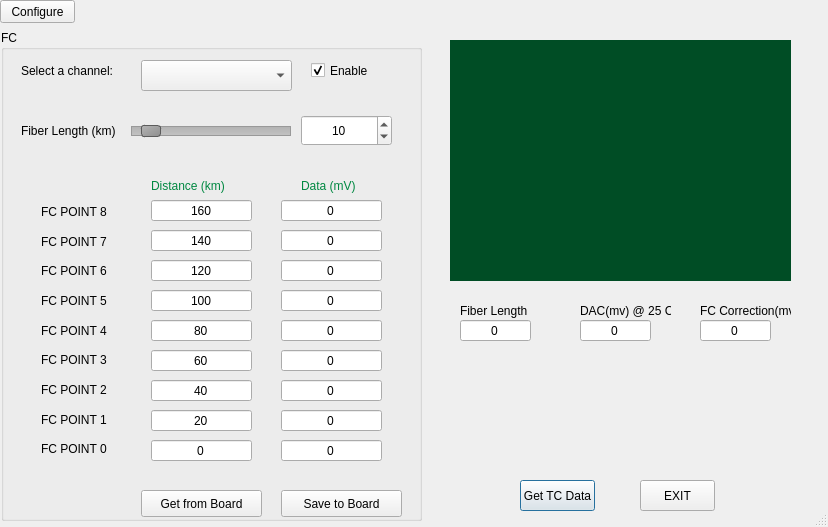
<?xml version="1.0" encoding="UTF-8"?>
<ui version="4.0">
 <class>Dialog</class>
 <widget class="QDialog" name="Dialog">
  <property name="geometry">
   <rect>
    <x>0</x>
    <y>0</y>
    <width>828</width>
    <height>527</height>
   </rect>
  </property>
  <property name="windowTitle">
   <string>FC Table</string>
  </property>
  <property name="sizeGripEnabled">
   <bool>true</bool>
  </property>
  <widget class="QPushButton" name="getFcDateBu">
   <property name="geometry">
    <rect>
     <x>520</x>
     <y>480</y>
     <width>75</width>
     <height>31</height>
    </rect>
   </property>
   <property name="text">
    <string>Get TC Data</string>
   </property>
  </widget>
  <widget class="QPushButton" name="exitBu">
   <property name="geometry">
    <rect>
     <x>640</x>
     <y>480</y>
     <width>75</width>
     <height>31</height>
    </rect>
   </property>
   <property name="layoutDirection">
    <enum>Qt::LeftToRight</enum>
   </property>
   <property name="styleSheet">
    <string notr="true">font: 75 14pt &quot;MS Shell Dlg 2&quot;;</string>
   </property>
   <property name="text">
    <string>EXIT</string>
   </property>
  </widget>
  <widget class="QGroupBox" name="groupBox">
   <property name="geometry">
    <rect>
     <x>1</x>
     <y>30</y>
     <width>421</width>
     <height>491</height>
    </rect>
   </property>
   <property name="styleSheet">
    <string notr="true">font: 12pt &quot;MS Shell Dlg 2&quot;;</string>
   </property>
   <property name="title">
    <string>FC</string>
   </property>
   <widget class="QLabel" name="label">
    <property name="geometry">
     <rect>
      <x>20</x>
      <y>30</y>
      <width>101</width>
      <height>21</height>
     </rect>
    </property>
    <property name="styleSheet">
     <string notr="true">font: 10pt &quot;MS Shell Dlg 2&quot;;</string>
    </property>
    <property name="text">
     <string>Select a channel:</string>
    </property>
   </widget>
   <widget class="QComboBox" name="selChannelFC">
    <property name="geometry">
     <rect>
      <x>140</x>
      <y>30</y>
      <width>151</width>
      <height>31</height>
     </rect>
    </property>
   </widget>
   <widget class="QCheckBox" name="channelEnaCheck">
    <property name="geometry">
     <rect>
      <x>310</x>
      <y>20</y>
      <width>81</width>
      <height>41</height>
     </rect>
    </property>
    <property name="contextMenuPolicy">
     <enum>Qt::NoContextMenu</enum>
    </property>
    <property name="text">
     <string>Enable</string>
    </property>
    <property name="checked">
     <bool>true</bool>
    </property>
   </widget>
   <widget class="QLabel" name="label_3">
    <property name="geometry">
     <rect>
      <x>150</x>
      <y>140</y>
      <width>101</width>
      <height>31</height>
     </rect>
    </property>
    <property name="styleSheet">
     <string notr="true">color: rgb(0, 136, 65);
font: 75 12pt &quot;MS Shell Dlg 2&quot;;</string>
    </property>
    <property name="text">
     <string>Distance (km)</string>
    </property>
   </widget>
   <widget class="QLabel" name="label_4">
    <property name="geometry">
     <rect>
      <x>300</x>
      <y>140</y>
      <width>81</width>
      <height>31</height>
     </rect>
    </property>
    <property name="styleSheet">
     <string notr="true">color: rgb(0, 136, 65);
font: 75 12pt &quot;MS Shell Dlg 2&quot;;</string>
    </property>
    <property name="text">
     <string>Data (mV)</string>
    </property>
   </widget>
   <widget class="QPushButton" name="saveToBoardBu">
    <property name="geometry">
     <rect>
      <x>280</x>
      <y>460</y>
      <width>121</width>
      <height>27</height>
     </rect>
    </property>
    <property name="toolTipDuration">
     <number>-8</number>
    </property>
    <property name="text">
     <string>Save to Board</string>
    </property>
   </widget>
   <widget class="QPushButton" name="getFromBoardBu">
    <property name="enabled">
     <bool>true</bool>
    </property>
    <property name="geometry">
     <rect>
      <x>140</x>
      <y>460</y>
      <width>121</width>
      <height>27</height>
     </rect>
    </property>
    <property name="text">
     <string>Get from Board</string>
    </property>
   </widget>
   <widget class="QLineEdit" name="fcpd_5">
    <property name="geometry">
     <rect>
      <x>280</x>
      <y>260</y>
      <width>101</width>
      <height>21</height>
     </rect>
    </property>
    <property name="text">
     <string>0</string>
    </property>
    <property name="alignment">
     <set>Qt::AlignCenter</set>
    </property>
   </widget>
   <widget class="QLineEdit" name="fcpd_4">
    <property name="geometry">
     <rect>
      <x>280</x>
      <y>290</y>
      <width>101</width>
      <height>21</height>
     </rect>
    </property>
    <property name="text">
     <string>0</string>
    </property>
    <property name="alignment">
     <set>Qt::AlignCenter</set>
    </property>
   </widget>
   <widget class="QLineEdit" name="fcpd_3">
    <property name="geometry">
     <rect>
      <x>280</x>
      <y>320</y>
      <width>101</width>
      <height>21</height>
     </rect>
    </property>
    <property name="text">
     <string>0</string>
    </property>
    <property name="alignment">
     <set>Qt::AlignCenter</set>
    </property>
   </widget>
   <widget class="QLineEdit" name="fcpd_2">
    <property name="geometry">
     <rect>
      <x>280</x>
      <y>350</y>
      <width>101</width>
      <height>21</height>
     </rect>
    </property>
    <property name="text">
     <string>0</string>
    </property>
    <property name="alignment">
     <set>Qt::AlignCenter</set>
    </property>
   </widget>
   <widget class="QLineEdit" name="fcpd_1">
    <property name="geometry">
     <rect>
      <x>280</x>
      <y>380</y>
      <width>101</width>
      <height>21</height>
     </rect>
    </property>
    <property name="text">
     <string>0</string>
    </property>
    <property name="alignment">
     <set>Qt::AlignCenter</set>
    </property>
   </widget>
   <widget class="QLineEdit" name="fcpd_0">
    <property name="geometry">
     <rect>
      <x>280</x>
      <y>410</y>
      <width>101</width>
      <height>21</height>
     </rect>
    </property>
    <property name="text">
     <string>0</string>
    </property>
    <property name="alignment">
     <set>Qt::AlignCenter</set>
    </property>
   </widget>
   <widget class="QLineEdit" name="fcd_2">
    <property name="geometry">
     <rect>
      <x>150</x>
      <y>350</y>
      <width>101</width>
      <height>21</height>
     </rect>
    </property>
    <property name="text">
     <string>40</string>
    </property>
    <property name="alignment">
     <set>Qt::AlignCenter</set>
    </property>
   </widget>
   <widget class="QLineEdit" name="fcd_5">
    <property name="geometry">
     <rect>
      <x>150</x>
      <y>260</y>
      <width>101</width>
      <height>21</height>
     </rect>
    </property>
    <property name="text">
     <string>100</string>
    </property>
    <property name="alignment">
     <set>Qt::AlignCenter</set>
    </property>
   </widget>
   <widget class="QLineEdit" name="fcd_3">
    <property name="geometry">
     <rect>
      <x>150</x>
      <y>320</y>
      <width>101</width>
      <height>21</height>
     </rect>
    </property>
    <property name="text">
     <string>60</string>
    </property>
    <property name="alignment">
     <set>Qt::AlignCenter</set>
    </property>
   </widget>
   <widget class="QLineEdit" name="fcd_1">
    <property name="geometry">
     <rect>
      <x>150</x>
      <y>380</y>
      <width>101</width>
      <height>21</height>
     </rect>
    </property>
    <property name="text">
     <string>20</string>
    </property>
    <property name="alignment">
     <set>Qt::AlignCenter</set>
    </property>
   </widget>
   <widget class="QLineEdit" name="fcd_0">
    <property name="geometry">
     <rect>
      <x>150</x>
      <y>410</y>
      <width>101</width>
      <height>21</height>
     </rect>
    </property>
    <property name="text">
     <string>0</string>
    </property>
    <property name="alignment">
     <set>Qt::AlignCenter</set>
    </property>
   </widget>
   <widget class="QLineEdit" name="fcd_4">
    <property name="geometry">
     <rect>
      <x>150</x>
      <y>290</y>
      <width>101</width>
      <height>21</height>
     </rect>
    </property>
    <property name="text">
     <string>80</string>
    </property>
    <property name="alignment">
     <set>Qt::AlignCenter</set>
    </property>
   </widget>
   <widget class="QLineEdit" name="fcpd_6">
    <property name="geometry">
     <rect>
      <x>280</x>
      <y>230</y>
      <width>101</width>
      <height>21</height>
     </rect>
    </property>
    <property name="text">
     <string>0</string>
    </property>
    <property name="alignment">
     <set>Qt::AlignCenter</set>
    </property>
   </widget>
   <widget class="QLineEdit" name="fcd_6">
    <property name="geometry">
     <rect>
      <x>150</x>
      <y>230</y>
      <width>101</width>
      <height>21</height>
     </rect>
    </property>
    <property name="text">
     <string>120</string>
    </property>
    <property name="alignment">
     <set>Qt::AlignCenter</set>
    </property>
   </widget>
   <widget class="QLineEdit" name="fcd_7">
    <property name="geometry">
     <rect>
      <x>150</x>
      <y>200</y>
      <width>101</width>
      <height>21</height>
     </rect>
    </property>
    <property name="text">
     <string>140</string>
    </property>
    <property name="alignment">
     <set>Qt::AlignCenter</set>
    </property>
   </widget>
   <widget class="QLineEdit" name="fcpd_7">
    <property name="geometry">
     <rect>
      <x>280</x>
      <y>200</y>
      <width>101</width>
      <height>21</height>
     </rect>
    </property>
    <property name="text">
     <string>0</string>
    </property>
    <property name="alignment">
     <set>Qt::AlignCenter</set>
    </property>
   </widget>
   <widget class="QSpinBox" name="fibLenSpi">
    <property name="geometry">
     <rect>
      <x>300</x>
      <y>85</y>
      <width>91</width>
      <height>31</height>
     </rect>
    </property>
    <property name="styleSheet">
     <string notr="true">font: 12pt &quot;MS Shell Dlg 2&quot;;</string>
    </property>
    <property name="alignment">
     <set>Qt::AlignCenter</set>
    </property>
    <property name="maximum">
     <number>160</number>
    </property>
    <property name="value">
     <number>10</number>
    </property>
   </widget>
   <widget class="QLabel" name="label_9">
    <property name="geometry">
     <rect>
      <x>20</x>
      <y>90</y>
      <width>101</width>
      <height>21</height>
     </rect>
    </property>
    <property name="styleSheet">
     <string notr="true">font: 10pt &quot;MS Shell Dlg 2&quot;;</string>
    </property>
    <property name="text">
     <string>Fiber Length (km)</string>
    </property>
   </widget>
   <widget class="QSlider" name="fibLenSli">
    <property name="geometry">
     <rect>
      <x>130</x>
      <y>90</y>
      <width>160</width>
      <height>22</height>
     </rect>
    </property>
    <property name="styleSheet">
     <string notr="true"> QSlider::groove:horizontal {
     border: 1px solid #999999;
     height: 8px; /* the groove expands to the size of the slider by default. by giving it a height, it has a fixed size */
     background: qlineargradient(x1:0, y1:0, x2:0, y2:1, stop:0 #B1B1B1, stop:1 #c4c4c4);
     margin: 2px 0;
 }

 QSlider::handle:horizontal {
     background: qlineargradient(x1:0, y1:0, x2:1, y2:1, stop:0 #b4b4b4, stop:1 #8f8f8f);
     border: 1px solid #5c5c5c;
     width: 18px;
     margin: -2px 0; /* handle is placed by default on the contents rect of the groove. Expand outside the groove */
     border-radius: 3px;
 }</string>
    </property>
    <property name="maximum">
     <number>160</number>
    </property>
    <property name="value">
     <number>10</number>
    </property>
    <property name="orientation">
     <enum>Qt::Horizontal</enum>
    </property>
   </widget>
   <widget class="QLineEdit" name="fcpd_8">
    <property name="geometry">
     <rect>
      <x>280</x>
      <y>170</y>
      <width>101</width>
      <height>21</height>
     </rect>
    </property>
    <property name="text">
     <string>0</string>
    </property>
    <property name="alignment">
     <set>Qt::AlignCenter</set>
    </property>
   </widget>
   <widget class="QLineEdit" name="fcd_8">
    <property name="geometry">
     <rect>
      <x>150</x>
      <y>170</y>
      <width>101</width>
      <height>21</height>
     </rect>
    </property>
    <property name="text">
     <string>160</string>
    </property>
    <property name="alignment">
     <set>Qt::AlignCenter</set>
    </property>
   </widget>
   <widget class="QWidget" name="layoutWidget">
    <property name="geometry">
     <rect>
      <x>40</x>
      <y>170</y>
      <width>87</width>
      <height>261</height>
     </rect>
    </property>
    <layout class="QVBoxLayout" name="verticalLayout">
     <item>
      <widget class="QLabel" name="label_18">
       <property name="text">
        <string>FC POINT 8</string>
       </property>
      </widget>
     </item>
     <item>
      <widget class="QLabel" name="label_17">
       <property name="text">
        <string>FC POINT 7</string>
       </property>
      </widget>
     </item>
     <item>
      <widget class="QLabel" name="label_19">
       <property name="text">
        <string>FC POINT 6</string>
       </property>
      </widget>
     </item>
     <item>
      <widget class="QLabel" name="label_20">
       <property name="text">
        <string>FC POINT 5</string>
       </property>
      </widget>
     </item>
     <item>
      <widget class="QLabel" name="label_21">
       <property name="text">
        <string>FC POINT 4</string>
       </property>
      </widget>
     </item>
     <item>
      <widget class="QLabel" name="label_22">
       <property name="text">
        <string>FC POINT 3</string>
       </property>
      </widget>
     </item>
     <item>
      <widget class="QLabel" name="label_26">
       <property name="text">
        <string>FC POINT 2</string>
       </property>
      </widget>
     </item>
     <item>
      <widget class="QLabel" name="label_24">
       <property name="text">
        <string>FC POINT 1</string>
       </property>
      </widget>
     </item>
     <item>
      <widget class="QLabel" name="label_25">
       <property name="text">
        <string>FC POINT 0</string>
       </property>
      </widget>
     </item>
    </layout>
   </widget>
  </widget>
  <widget class="QWidget" name="widget" native="true">
   <property name="geometry">
    <rect>
     <x>450</x>
     <y>40</y>
     <width>341</width>
     <height>241</height>
    </rect>
   </property>
   <property name="styleSheet">
    <string notr="true">background-color: rgb(0, 0, 0);
background-color: rgb(0, 77, 37);</string>
   </property>
  </widget>
  <widget class="QPushButton" name="FcConfigBu">
   <property name="geometry">
    <rect>
     <x>0</x>
     <y>0</y>
     <width>75</width>
     <height>23</height>
    </rect>
   </property>
   <property name="text">
    <string>Configure</string>
   </property>
  </widget>
  <widget class="QLabel" name="label_10">
   <property name="geometry">
    <rect>
     <x>700</x>
     <y>300</y>
     <width>91</width>
     <height>21</height>
    </rect>
   </property>
   <property name="text">
    <string>FC Correction(mv)</string>
   </property>
  </widget>
  <widget class="QLabel" name="label_11">
   <property name="geometry">
    <rect>
     <x>580</x>
     <y>300</y>
     <width>91</width>
     <height>21</height>
    </rect>
   </property>
   <property name="text">
    <string>DAC(mv) @ 25 C</string>
   </property>
  </widget>
  <widget class="QLineEdit" name="fcCorrectionEdit">
   <property name="geometry">
    <rect>
     <x>700</x>
     <y>320</y>
     <width>71</width>
     <height>21</height>
    </rect>
   </property>
   <property name="styleSheet">
    <string notr="true">font: 9pt &quot;MS Shell Dlg 2&quot;;</string>
   </property>
   <property name="text">
    <string>0</string>
   </property>
   <property name="alignment">
    <set>Qt::AlignCenter</set>
   </property>
  </widget>
  <widget class="QLineEdit" name="dac25Edit">
   <property name="geometry">
    <rect>
     <x>580</x>
     <y>320</y>
     <width>71</width>
     <height>21</height>
    </rect>
   </property>
   <property name="styleSheet">
    <string notr="true">font: 9pt &quot;MS Shell Dlg 2&quot;;</string>
   </property>
   <property name="text">
    <string>0</string>
   </property>
   <property name="alignment">
    <set>Qt::AlignCenter</set>
   </property>
  </widget>
  <widget class="QLabel" name="label_16">
   <property name="geometry">
    <rect>
     <x>460</x>
     <y>300</y>
     <width>71</width>
     <height>21</height>
    </rect>
   </property>
   <property name="text">
    <string>Fiber Length</string>
   </property>
  </widget>
  <widget class="QLineEdit" name="FibLen">
   <property name="geometry">
    <rect>
     <x>460</x>
     <y>320</y>
     <width>71</width>
     <height>21</height>
    </rect>
   </property>
   <property name="styleSheet">
    <string notr="true">font: 9pt &quot;MS Shell Dlg 2&quot;;</string>
   </property>
   <property name="text">
    <string>0</string>
   </property>
   <property name="alignment">
    <set>Qt::AlignCenter</set>
   </property>
  </widget>
 </widget>
 <resources/>
 <connections>
  <connection>
   <sender>exitBu</sender>
   <signal>clicked()</signal>
   <receiver>Dialog</receiver>
   <slot>close()</slot>
   <hints>
    <hint type="sourcelabel">
     <x>743</x>
     <y>477</y>
    </hint>
    <hint type="destinationlabel">
     <x>645</x>
     <y>375</y>
    </hint>
   </hints>
  </connection>
  <connection>
   <sender>fibLenSli</sender>
   <signal>valueChanged(int)</signal>
   <receiver>fibLenSpi</receiver>
   <slot>setValue(int)</slot>
   <hints>
    <hint type="sourcelabel">
     <x>192</x>
     <y>133</y>
    </hint>
    <hint type="destinationlabel">
     <x>311</x>
     <y>133</y>
    </hint>
   </hints>
  </connection>
  <connection>
   <sender>fibLenSpi</sender>
   <signal>valueChanged(int)</signal>
   <receiver>fibLenSli</receiver>
   <slot>setValue(int)</slot>
   <hints>
    <hint type="sourcelabel">
     <x>382</x>
     <y>141</y>
    </hint>
    <hint type="destinationlabel">
     <x>172</x>
     <y>127</y>
    </hint>
   </hints>
  </connection>
 </connections>
</ui>
